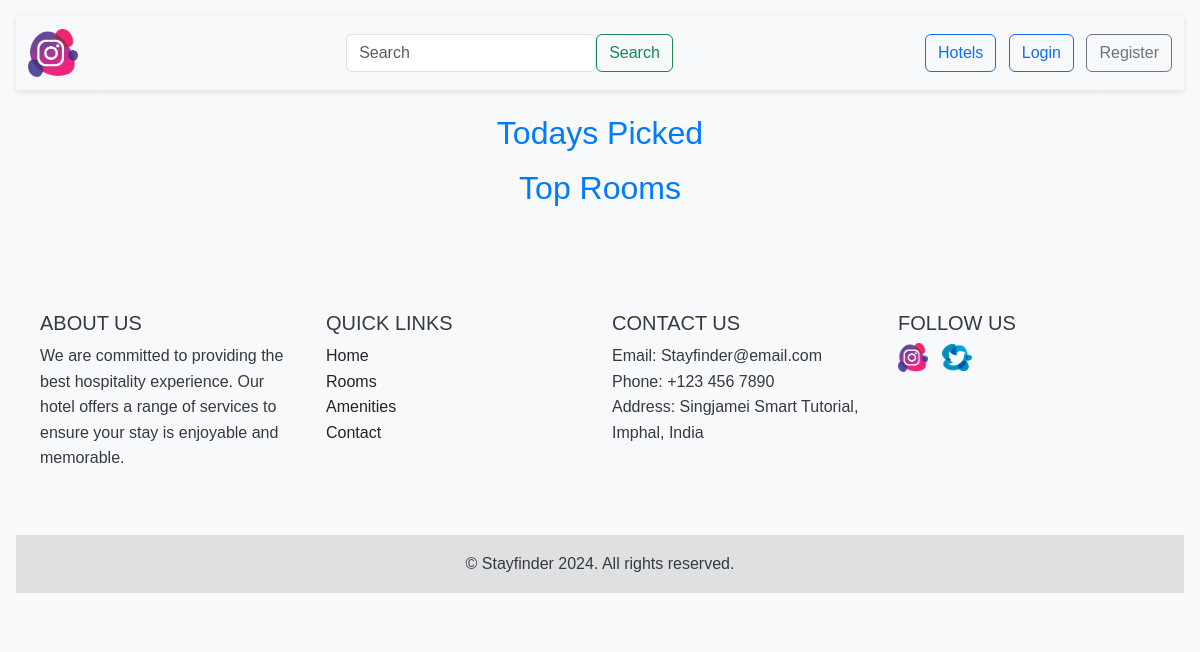
The app's page /, older data.
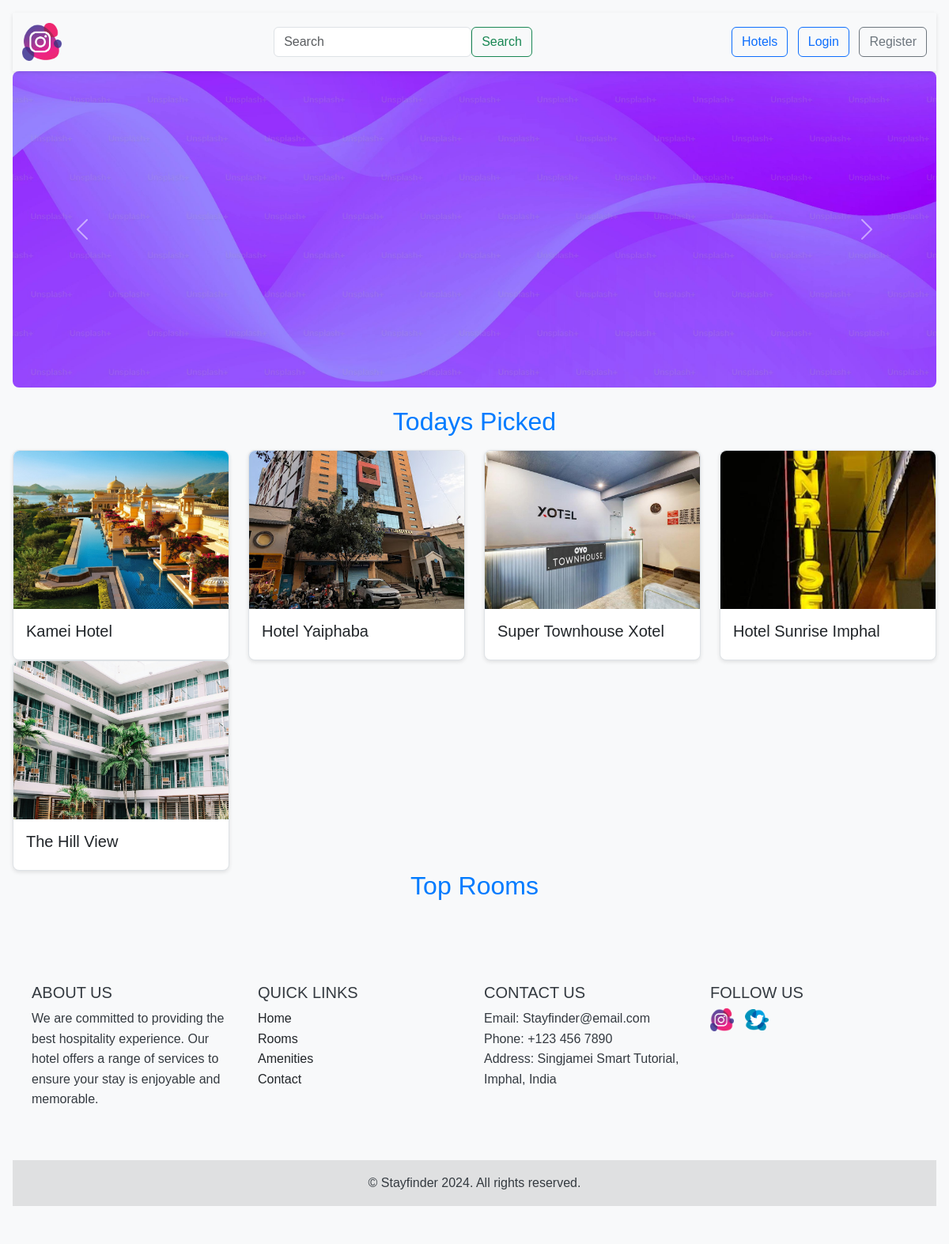
The same page, newer data.
### StayfinderApp/models.py (models this page shows, shortened)
class AdsSlide(models.Model):
    title = models.CharField(max_length=255)
    ads_image = models.FileField(upload_to="ads_image" ,blank=True, null=True,  default='no_image/noimage.png')

class Hotel(models.Model):
    hotel_name = models.CharField(max_length=255)
    location = models.CharField(max_length=255)
    longitude = models.CharField(max_length=50,blank=True, null=True)
    latitude = models.CharField(max_length=50 ,blank=True, null=True)
    hotel_banner = models.FileField(upload_to="hotel_image" , blank=True, null=True, default='no_image/noimage.png')
    interior_image = models.FileField(upload_to="hotel_image" ,blank=True, null=True,  default='no_image/noimage.png')
    user_role = models.ForeignKey(UserRole, on_delete=models.CASCADE, related_name='hotels')
    phone_number = models.CharField(max_length=255)
    email = models.CharField(max_length=255)
    picked_of_day=models.BooleanField(default=False)

### StayfinderApp/views.py (the view)
# urls.py: 2. Add a URL to urlpatterns:  path('', views.home, name='home')
def home(request):
    ads_list = AdsSlide.objects.all()
    picked_hotel_list = Hotel.objects.all().filter(picked_of_day=True)
    top_ten_room_list = Room.objects.all().filter(top_ten=True)
    context={
        "ads_list":ads_list,
        "picked_hotel_list":picked_hotel_list,
        "top_ten_room_list":top_ten_room_list
    }
    return render(request, 'home.html',context)

### StayfinderApp/templates/home.html (shortened to what this page needs)
{% extends 'base.html' %} {% block content %}
  <div id="carouselExample" class="carousel slide mb-4" data-bs-ride="carousel">
    <div class="carousel-inner">
      {% for ad in ads_list %}
      <div class="carousel-item {% if forloop.first %}active{% endif %}">
        <img
          src="{{ ad.ads_image.url }}"
          class="d-block w-100"
          alt="Advertisement"
        />
      </div>
      {% endfor %}
    </div>
    <button
      class="carousel-control-prev"
      type="button"
      data-bs-target="#carouselExample"
      data-bs-slide="prev"
    >
      <span class="carousel-control-prev-icon" aria-hidden="true"></span>
    </button>
    <button
      class="carousel-control-next"
      type="button"
      data-bs-target="#carouselExample"
      data-bs-slide="next"
    >
      <span class="carousel-control-next-icon" aria-hidden="true"></span>
    </button>
  </div>
  <div class="row">
    <h2 class="text-center">Todays Picked</h2>
    {% for picked in picked_hotel_list %}
    <div class="col-sm-6 col-md-3 col-lg-3 mb-3 mb-sm-0">
      <div class="card">
        <img src="{{ picked.hotel_banner.url }}" class="card-img-top" alt="..." />
        <div class="card-body">
          <h5 class="card-title">{{ picked.hotel_name }}</h5>
        </div>
      </div>
    </div>
    {% endfor %}
  </div>
  <div class="row">
    <h2 class="text-center">Top Rooms</h2>
  </div>
{% endblock %}

Row changes from the older to the newer data that the page shows:
added AdsSlide: ads_image (picture)
now on this page (row edited): Hotel: hotel_banner (picture), hotel_name "Kamei Hotel"
now on this page (row edited): Hotel: hotel_banner (picture), hotel_name "Hotel Yaiphaba"
now on this page (row edited): Hotel: hotel_banner (picture), hotel_name "Super Townhouse Xotel"
now on this page (row edited): Hotel: hotel_banner (picture), hotel_name "Hotel Sunrise Imphal"
now on this page (row edited): Hotel: hotel_banner (picture), hotel_name "The Hill View"
